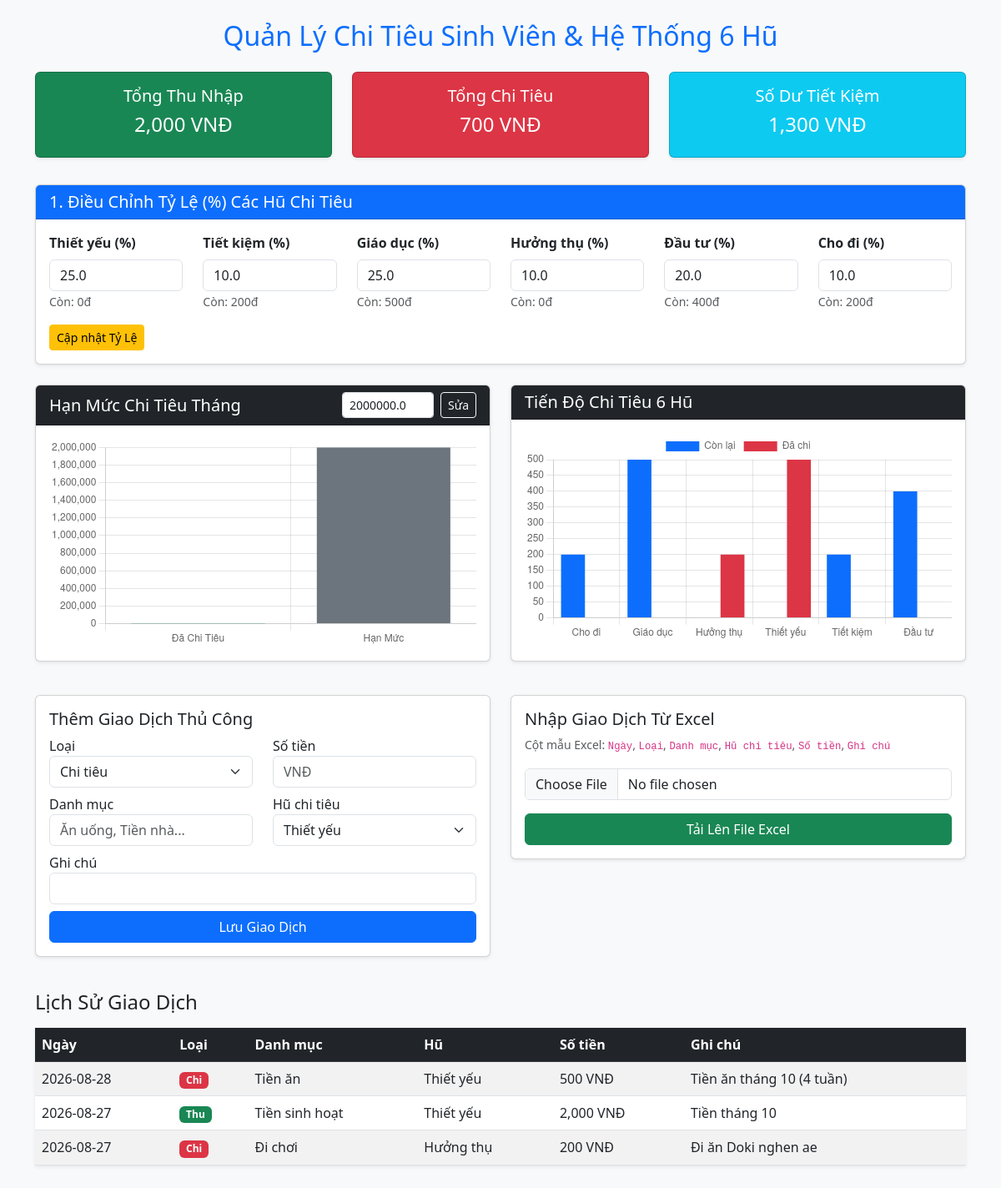
The page / on the database its author committed.
### models.py (models this page shows)
class JarSetting(db.Model):
    __tablename__ = 'jar_settings'
    id = db.Column(db.Integer, primary_key=True)
    jar_name = db.Column(db.String(55), unique=True, nullable=False)
    percentage = db.Column(db.Float, nullable=False)

class Transaction(db.Model):
    __tablename__ = 'transactions'
    id = db.Column(db.Integer, primary_key=True)
    date = db.Column(db.String(10), nullable=False)
    trans_type = db.Column(db.String(10), nullable=False)  # 'Thu' hoặc 'Chi'
    category = db.Column(db.String(55), nullable=False)
    jar = db.Column(db.String(55), nullable=False)
    amount = db.Column(db.Float, nullable=False)
    note = db.Column(db.String(200), nullable=True)

### routes.py (the view)
@main_bp.route('/')
def index():
    transactions = Transaction.query.order_by(Transaction.id.desc()).all()
    jar_settings = JarSetting.query.all()
    monthly_budget = float(request.args.get('monthly_budget', 2000000))
    ratios = {j.jar_name: j.percentage / 100.0 for j in jar_settings}
    total_income = sum(t.amount for t in transactions if t.trans_type == 'Thu')
    total_expense = sum(t.amount for t in transactions if t.trans_type == 'Chi')
    total_savings = total_income - total_expense
    is_over_budget = total_expense > monthly_budget
    jars_balance = {name: 0.0 for name in ratios.keys()}
    jars_spent = {name: 0.0 for name in ratios.keys()}
    for t in transactions:
        if t.trans_type == 'Thu':
            for name, ratio in ratios.items():
                jars_balance[name] += t.amount * ratio
        elif t.trans_type == 'Chi':
            if t.jar in jars_balance:
                jars_balance[t.jar] -= t.amount
                jars_spent[t.jar] += t.amount
    category_expenses = {}
    for t in transactions:
        if t.trans_type == 'Chi':
            category_expenses[t.category] = category_expenses.get(t.category, 0) + t.amount
    return render_template('index.html',
                           transactions=transactions,
                           jar_settings=jar_settings,
                           total_income=total_income,
                           total_expense=total_expense,
                           total_savings=total_savings,
                           jars_balance=jars_balance,
                           jars_spent=jars_spent,
                           category_expenses=category_expenses,
                           monthly_budget=monthly_budget,
                           is_over_budget=is_over_budget)

### templates/index.html
{% extends "base.html" %}
{% block content %}
    {% include "components/_overview.html" %}
    {% include "components/_jars_config.html" %}
    {% include "components/_charts.html" %}
    {% include "components/_forms.html" %}
    <h4 class="mb-3">Lịch Sử Giao Dịch</h4>
    <table class="table table-striped table-hover shadow-sm">
        <thead class="table-dark">
            <tr>
                <th>Ngày</th>
                <th>Loại</th>
                <th>Danh mục</th>
                <th>Hũ</th>
                <th>Số tiền</th>
                <th>Ghi chú</th>
            </tr>
        </thead>
        <tbody>
            {% for t in transactions %}
            <tr>
                <td>{{ t.date }}</td>
                <td>
                    <span class="badge {{ 'bg-success' if t.trans_type == 'Thu' else 'bg-danger' }}">
                        {{ t.trans_type }}
                    </span>
                </td>
                <td>{{ t.category }}</td>
                <td>{{ t.jar }}</td>
                <td>{{ "{:,.0f}".format(t.amount) }} VNĐ</td>
                <td>{{ t.note }}</td>
            </tr>
            {% endfor %}
        </tbody>
    </table>
{% endblock %}
{% block scripts %}
<script>
    // Ép kiểu chuẩn giúp VS Code hiểu đúng cú pháp JS
    const totalExpense = Number("{{ total_expense }}") || 0;
    const monthlyBudget = Number("{{ monthly_budget }}") || 0;
    const isOverBudget = ("{{ is_over_budget }}" === "True");
    // Vẽ biểu đồ hạn mức
    const ctxBudget = document.getElementById('budgetChart')?.getContext('2d');
    if (ctxBudget) {
        new Chart(ctxBudget, {
            type: 'bar',
            data: {
                labels: ['Đã Chi Tiêu', 'Hạn Mức'],
                datasets: [{
                    data: [totalExpense, monthlyBudget],
                    backgroundColor: [isOverBudget ? '#dc3545' : '#198754', '#6c757d']
                }]
            },
            options: {
                responsive: true,
                plugins: { legend: { display: false } },
                scales: { y: { beginAtZero: true } }
            }
        });
    }
    // Vẽ biểu đồ tiến độ các Hũ
    const jarBalances = JSON.parse('{{ jars_balance | tojson | safe }}');
    const jarSpents = JSON.parse('{{ jars_spent | tojson | safe }}');
    const ctxBar = document.getElementById('jarsBarChart')?.getContext('2d');
    if (ctxBar) {
        new Chart(ctxBar, {
            type: 'bar',
            data: {
                labels: Object.keys(jarBalances),
                datasets: [
                    { label: 'Còn lại', data: Object.values(jarBalances), backgroundColor: '#0d6efd' },
                    { label: 'Đã chi', data: Object.values(jarSpents), backgroundColor: '#dc3545' }
                ]
            },
            options: { responsive: true }
        });
    }
</script>
{% endblock %}

### templates/base.html (shortened to what this page needs)
<!DOCTYPE html>
<html lang="vi">
<head>
    <link href="https://cdn.jsdelivr.net/npm/bootstrap@5.3.0/dist/css/bootstrap.min.css" rel="stylesheet">
</head>
<body class="bg-light">
    <div class="container py-4">
        <h2 class="mb-4 text-primary text-center">Quản Lý Chi Tiêu Sinh Viên & Hệ Thống 6 Hũ</h2>
        {% block content %}{% endblock %}
    </div>
    {% block scripts %}{% endblock %}
</body>
</html>

### templates/components/_overview.html
<div class="row text-center mb-4">
    <div class="col-md-4 mb-2">
        <div class="card bg-success text-white p-3 shadow-sm">
            <h5>Tổng Thu Nhập</h5>
            <h4>{{ "{:,.0f}".format(total_income) }} VNĐ</h4>
        </div>
    </div>
    <div class="col-md-4 mb-2">
        <div class="card bg-danger text-white p-3 shadow-sm">
            <h5>Tổng Chi Tiêu</h5>
            <h4>{{ "{:,.0f}".format(total_expense) }} VNĐ</h4>
        </div>
    </div>
    <div class="col-md-4 mb-2">
        <div class="card bg-info text-white p-3 shadow-sm">
            <h5>Số Dư Tiết Kiệm</h5>
            <h4>{{ "{:,.0f}".format(total_savings) }} VNĐ</h4>
        </div>
    </div>
</div>

### templates/components/_jars_config.html
<div class="card mb-4 shadow-sm">
    <div class="card-header bg-primary text-white">
        <h5 class="m-0">1. Điều Chỉnh Tỷ Lệ (%) Các Hũ Chi Tiêu</h5>
    </div>
    <div class="card-body">
        <form action="/update-jars" method="POST">
            <div class="row">
                {% for jar in jar_settings %}
                <div class="col-md-2 col-6 mb-3">
                    <label class="form-label fw-bold">{{ jar.jar_name }} (%)</label>
                    <input type="number" step="0.5" min="0" max="100" name="jar_{{ jar.id }}" value="{{ jar.percentage }}" class="form-control">
                    <small class="text-muted">Còn: {{ "{:,.0f}".format(jars_balance[jar.jar_name]) }}đ</small>
                </div>
                {% endfor %}
            </div>
            <button type="submit" class="btn btn-warning btn-sm">Cập nhật Tỷ Lệ</button>
        </form>
    </div>
</div>

### templates/components/_charts.html (shortened to what this page needs)
<div class="row mb-4">
    <div class="col-md-6 mb-3">
        <div class="card shadow-sm h-100">
            <div class="card-header bg-dark text-white d-flex justify-content-between align-items-center">
                <h5 class="m-0">Hạn Mức Chi Tiêu Tháng</h5>
                <form action="/" method="GET" class="d-flex align-items-center">
                    <input type="number" name="monthly_budget" value="{{ monthly_budget }}" class="form-control form-control-sm me-2" style="width: 110px;">
                    <button type="submit" class="btn btn-sm btn-outline-light">Sửa</button>
                </form>
            </div>
            <div class="card-body text-center">
                <canvas id="budgetChart" style="max-height: 250px;"></canvas>
            </div>
        </div>
    </div>
    <div class="col-md-6 mb-3">
        <div class="card shadow-sm h-100">
            <div class="card-header bg-dark text-white">
                <h5 class="m-0">Tiến Độ Chi Tiêu 6 Hũ</h5>
            </div>
            <div class="card-body">
                <canvas id="jarsBarChart" style="max-height: 250px;"></canvas>
            </div>
        </div>
    </div>
</div>

### templates/components/_forms.html (shortened to what this page needs)
<div class="row mb-4">
    <div class="col-md-6 mb-3">
        <div class="card p-3 shadow-sm">
            <h5>Thêm Giao Dịch Thủ Công</h5>
            <form action="/add" method="POST">
                <div class="row">
                    <div class="col-6 mb-2">
                        <label>Loại</label>
                        <select name="trans_type" class="form-select">
                            <option value="Chi">Chi tiêu</option>
                        </select>
                    </div>
                    <div class="col-6 mb-2">
                        <label>Số tiền</label>
                        <input type="number" name="amount" class="form-control" required placeholder="VNĐ">
                    </div>
                </div>
                <div class="row">
                    <div class="col-6 mb-2">
                        <label>Danh mục</label>
                        <input type="text" name="category" class="form-control" placeholder="Ăn uống, Tiền nhà..." required>
                    </div>
                    <div class="col-6 mb-2">
                        <label>Hũ chi tiêu</label>
                        <select name="jar" class="form-select">
                            {% for jar in jar_settings %}
                            <option value="{{ jar.jar_name }}">{{ jar.jar_name }}</option>
                            {% endfor %}
                        </select>
                    </div>
                </div>
                <div class="mb-2">
                    <label>Ghi chú</label>
                    <input type="text" name="note" class="form-control">
                </div>
                <button type="submit" class="btn btn-primary w-100">Lưu Giao Dịch</button>
            </form>
        </div>
    </div>
    <div class="col-md-6 mb-3">
        <div class="card p-3 shadow-sm">
            <h5>Nhập Giao Dịch Từ Excel</h5>
            <p class="text-muted small">Cột mẫu Excel: <code>Ngày</code>, <code>Loại</code>, <code>Danh mục</code>, <code>Hũ chi tiêu</code>, <code>Số tiền</code>, <code>Ghi chú</code></p>
            <form action="/import-excel" method="POST" enctype="multipart/form-data">
                <div class="mb-3">
                    <input type="file" name="file" class="form-control" accept=".xlsx, .xls" required>
                </div>
                <button type="submit" class="btn btn-success w-100">Tải Lên File Excel</button>
            </form>
        </div>
    </div>
</div>

### rows shown on the page
JarSetting: jar_name "Thiết yếu", percentage "25.0", jar_name "0"
JarSetting: jar_name "Tiết kiệm", percentage "10.0", jar_name "200"
JarSetting: jar_name "Giáo dục", percentage "25.0", jar_name "500"
JarSetting: jar_name "Hưởng thụ", percentage "10.0", jar_name "0"
JarSetting: jar_name "Đầu tư", percentage "20.0", jar_name "400"
JarSetting: jar_name "Cho đi", percentage "10.0", jar_name "200"
Transaction: date "2026-08-28", trans_type "Chi", category "Tiền ăn", jar "Thiết yếu", amount "500", note "Tiền ăn tháng 10 (4 tuần)"
Transaction: date "2026-08-27", trans_type "Thu", category "Tiền sinh hoạt", jar "Thiết yếu", amount "2,000", note "Tiền tháng 10"
Transaction: date "2026-08-27", trans_type "Chi", category "Đi chơi", jar "Hưởng thụ", amount "200", note "Đi ăn Doki nghen ae"

### other values the page prints
{{ "{:,.0f}".format(total_income) }} "2,000"
{{ "{:,.0f}".format(total_expense) }} "700"
{{ "{:,.0f}".format(total_savings) }} "1,300"
form field jar "Thiết yếu"
chart data {{ total_expense }} 700.0
chart data {{ monthly_budget }} 2000000.0
